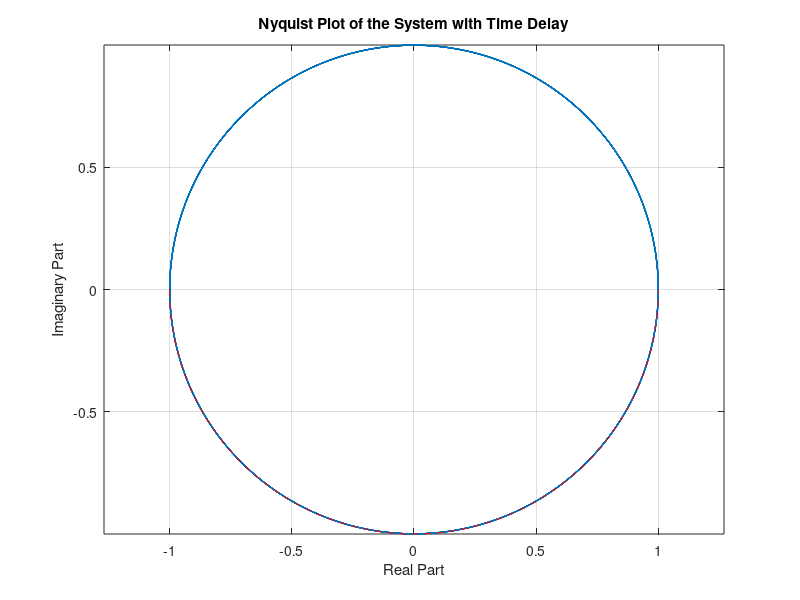

Recreate this plot in MATLAB.
% MATLAB script to plot Nyquist diagram for a system with a pure time delay

% Parameters
a0 = 1;       % Gain
tau = 1;      % Time delay in seconds

% Frequency range
omega = linspace(0, 100, 1000);  % Frequency range from 0 to 100 rad/s

% Calculating the frequency response
realPart = a0 * cos(-omega * tau);
imagPart = a0 * sin(-omega * tau);

% Nyquist plot
figure;
plot(realPart, imagPart);
xlabel('Real Part');
ylabel('Imaginary Part');
title('Nyquist Plot of the System with Time Delay');
axis equal;
grid on;

% Add a line to complete the semicircle for visual clarity
hold on;
theta = linspace(pi, 2*pi, 500);
plot(a0*cos(theta), a0*sin(theta), '--r');
hold off;
